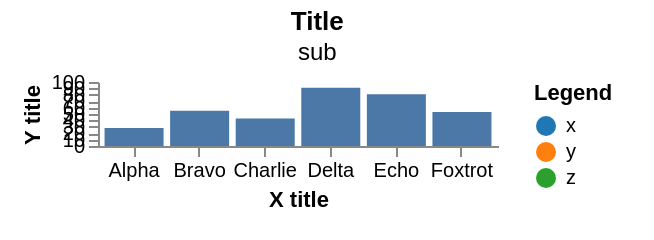

Express this chart as Vega-Lite.
### Vega specification from a JSON file in a GitHub repository (floating-point values rounded to 4 significant figures)
{"width": 200, "height": 120, "padding": {"left": 10, "right": 20, "top": 5, "bottom": 15}, "data": [{"name": "t", "values": [{"a": "Alpha", "b": 28, "c": "x", "d": 1}, {"a": "Bravo", "b": 55, "c": "y", "d": 2}, {"a": "Charlie", "b": 43, "c": "x", "d": 3}, {"a": "Delta", "b": 91, "c": "z", "d": 4}, {"a": "Echo", "b": 81, "c": "y", "d": 5}, {"a": "Foxtrot", "b": 53, "c": "z", "d": 6}]}], "scales": [{"name": "x", "type": "band", "domain": {"data": "t", "field": "a"}, "range": "width", "padding": 0.1}, {"name": "y", "type": "linear", "domain": {"data": "t", "field": "b"}, "range": "height", "nice": true}, {"name": "color", "type": "ordinal", "domain": {"data": "t", "field": "c"}, "range": {"scheme": "category10"}}, {"name": "ramp", "type": "linear", "domain": {"data": "t", "field": "d"}, "range": {"scheme": "blues"}}, {"name": "size", "type": "linear", "domain": {"data": "t", "field": "b"}, "range": [10, 200]}, {"name": "shape", "type": "ordinal", "domain": {"data": "t", "field": "c"}, "range": "symbol"}, {"name": "quant", "type": "quantize", "domain": [0, 100], "range": {"scheme": "greens", "count": 4}}], "marks": [{"type": "rect", "from": {"data": "t"}, "encode": {"enter": {"x": {"scale": "x", "field": "a"}, "width": {"scale": "x", "band": 1}, "y": {"scale": "y", "field": "b"}, "y2": {"scale": "y", "value": 0}}}}], "autosize": {"type": "fit-y", "contains": "padding"}, "axes": [{"orient": "bottom", "scale": "x", "title": "X title"}, {"orient": "left", "scale": "y", "title": "Y title"}], "legends": [{"fill": "color", "title": "Legend"}], "title": {"text": "Title", "subtitle": "sub"}}
